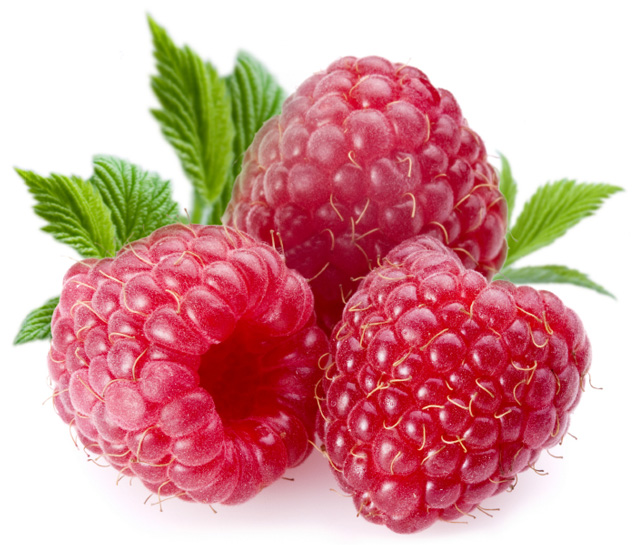
#> input picture opencv/raspberry.jpg, 636 x 545 px
$ python untitled0.py   (older library calls are emulated)
#> lines starting #> are read from the running program, lines starting #| are printed output that depends on the picture; after the words box and inside, x2 and y2 are one past the last pixel; in counts of white or black regions, pixels touching at a corner belong together
#!/usr/bin/env python3
# -*- coding: utf-8 -*-
"""
Created on Fri Mar  9 13:45:14 2018

@author: wei
"""
#%% open picture

import cv2 # 引入opencv模塊

# 讀取欲處理的圖片
im = cv2.imread('raspberry.jpg')
#> im is the input picture: shape (545, 636, 3); mean B, G, R 155.2, 155.3, 212.9

# 開啟所讀入的圖片
''' cv2.imshow(winname, mat)

    winname: 視窗名稱
    mat    : 欲開啟的圖片
'''
cv2.imshow('good', im)
#%% findContours
import cv2
im = cv2.imread('raspberry.jpg')
# 由於opencv只能處裡灰度圖，所以要先用convert成灰階
imgray = cv2.cvtColor(im,cv2.COLOR_BGR2GRAY)
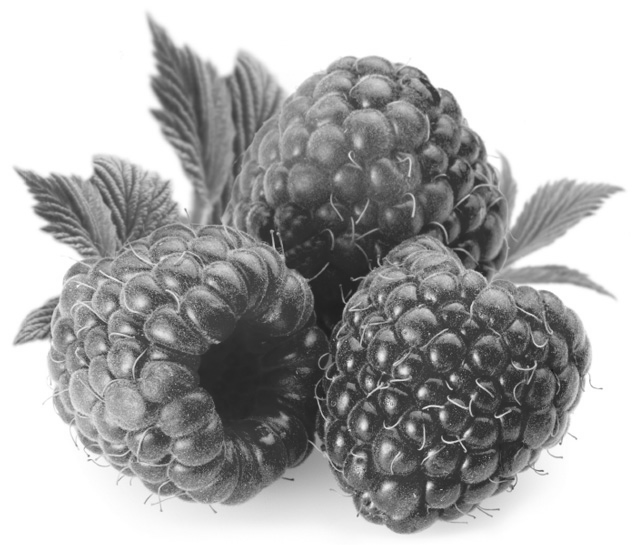
#> imgray: shape (545, 636); min 22, max 255, mean 172.5
binary,contours,hierarchy = cv2.findContours(imgray, cv2.RETR_TREE, cv2.CHAIN_APPROX_SIMPLE)
#> contours = [[[0, 0], [0, 544], [635, 544], [635, 0]]]
cv2.drawContours(im,contours,-1,(255, 0, 0), 2)
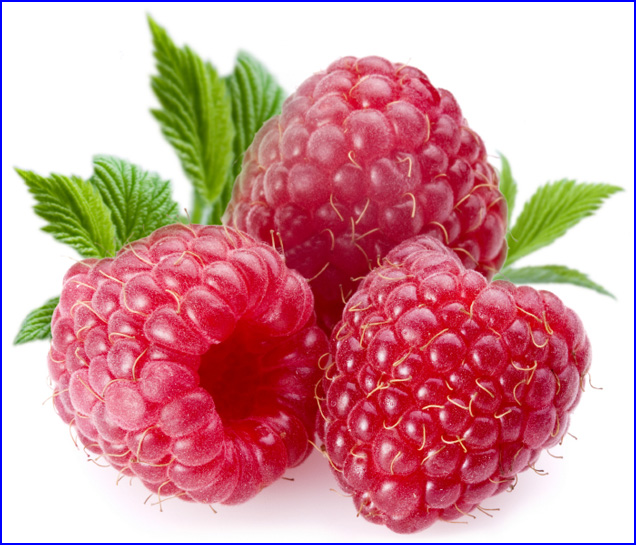
#> im: shape (545, 636, 3); 1.36% of pixels changed, all inside (x1, y1, x2, y2) = (0, 0, 636, 545)
cv2.imshow('im', im)

$ run again, with opencv/girl.jpeg copied over opencv/raspberry.jpg
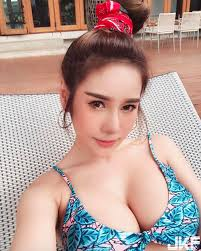
#> input picture opencv/girl.jpeg, 201 x 251 px
#> im is the input picture: shape (251, 201, 3); mean B, G, R 150.4, 157.3, 182.5
#> `imgray = cv2.cvtColor(im,cv2.COLOR_BGR2GRAY)`:
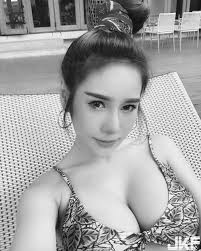
#> imgray: shape (251, 201); min 3, max 255, mean 164.1
#> contours = [[[0, 0], [0, 250], [200, 250], [200, 0]]]
#> `cv2.drawContours(im,contours,-1,(255, 0, 0), 2)`:
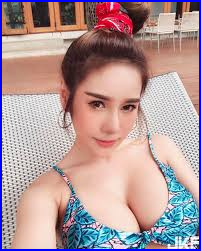
#> im: shape (251, 201, 3); 3.55% of pixels changed, all inside (x1, y1, x2, y2) = (0, 0, 201, 251)
